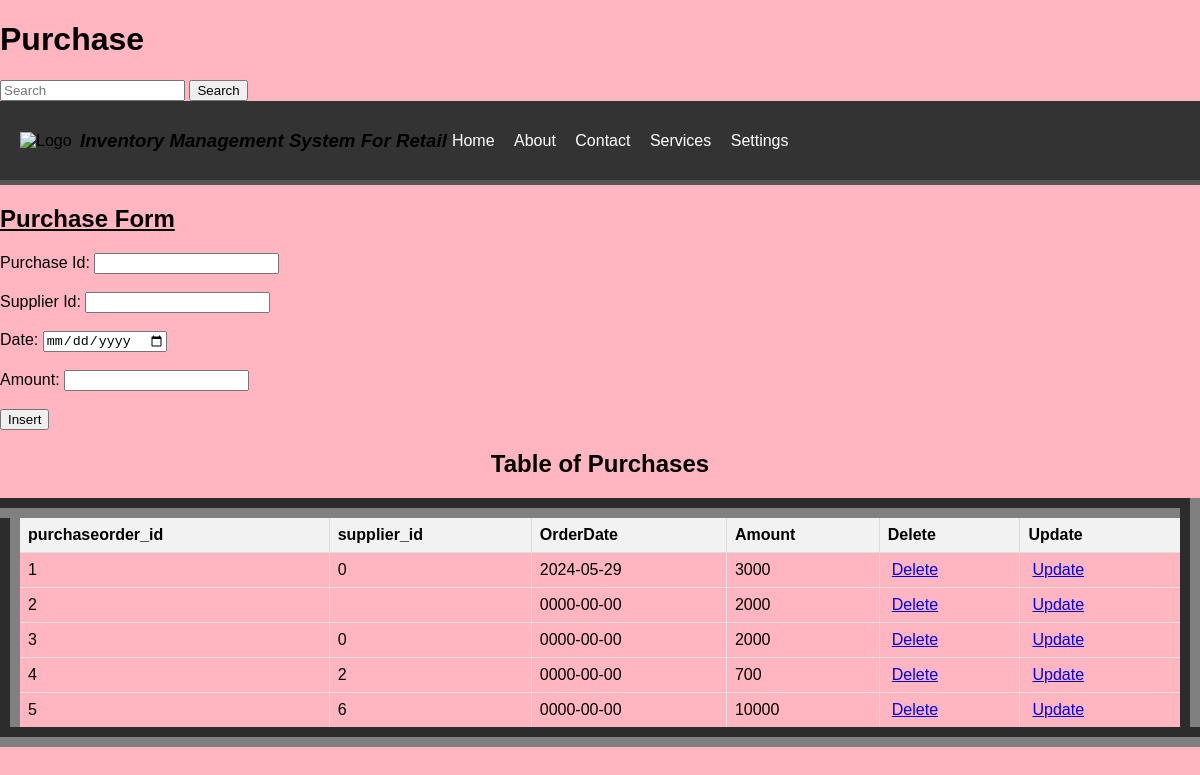
The page /purchase.php on the database its author committed.
### tables this page shows
CREATE TABLE `purchase` (
  `purchaseorder_id` int(11) NOT NULL,
  `supplier_id` int(11) DEFAULT NULL,
  `OrderDate` date DEFAULT NULL,
  `Amount` int(11) DEFAULT NULL
);

### purchase.php (the view, shortened to what this page needs)
<!DOCTYPE html>
<html lang="en">
<head>
</head>
    <body style="background-image: url('./Images/Goal.jpg');background-repeat: no-repeat;background-size:cover;">
  <header>
    <h1>Purchase</h1>
  </header>
  <form class="d-flex" role="search" action="search.php">
    <input class="form-control me-2" type="search" placeholder="Search" aria-label="Search" name="query">
    <button class="btn btn-outline-success" type="submit">Search</button>
  </form>
<div class="header">
    <img class="logo" src="tt.png" alt="Logo">
    <h3><i>Inventory Management System For Retail</i></h3>
    <ul class="navigation">
        <li><a href="home.html">Home</a></li>
        <li><a href="about.html">About</a></li>
        <li><a href="contact.html">Contact </a></li>
        <li class="dropdown">
            <a href="#">Services</a>
        </li>
        <li class="dropdown">
            <a href="#">Settings</a>
        </li>
    </ul>
</div>
<section>
<h1><u> Purchase Form </u></h1>
    <form method="post" onsubmit="return confirmInsert();">
        <label for="purchaseorder_id">Purchase Id:</label>
        <input type="number" id="purchaseorder_id" name="purchaseorder_id"><br><br>
        <label for="supplier_id">Supplier Id:</label>
        <input type="text" id="supplier_id" name="supplier_id" required><br><br>
        <label for="OrderDate">Date:</label>
        <input type="Date" id="OrderDate" name="OrderDate" required><br><br>
        <label for="Amount">Amount:</label>
        <input type="number" id="Amount" name="Amount" required><br><br>
        <input type="submit" name="add" value="Insert">
    </form>
</section>
</body>
</html>
<?php
include('db_connection.php');
$sql = "SELECT * FROM purchase";
$result = $conn->query($sql);
?>
<!DOCTYPE html>
<html>
<head>
</head>
<body>
    <center><h2>Table of Purchases</h2></center>
    <table border="20">
        <tr>
            <th>purchaseorder_id</th>
            <th>supplier_id</th>
            <th>OrderDate</th>
            <th>Amount</th>
            <th>Delete</th>
            <th>Update</th>
        </tr>
        <?php
        if ($result->num_rows > 0) {
            while ($row = $result->fetch_assoc()) {
                echo "<tr>
                    <td>" . $row['purchaseorder_id'] . "</td>
                    <td>" . $row['supplier_id'] . "</td>
                    <td>" . $row['OrderDate'] . "</td>
                    <td>" . $row['Amount'] . "</td>
                    <td><a style='padding:4px' href='delete purchase.php?purchaseorder_id=" . $row['purchaseorder_id'] . "'>Delete</a></td>
                    <td><a style='padding:4px' href='update purchase.php?purchaseorder_id=" . $row['purchaseorder_id'] . "'>Update</a></td>
                </tr>";
            }
        } else {
            echo "<tr><td colspan='4'>No data found</td></tr>";
        }
        ?>
    </table>
</body>
</html>

### purchase.php (style rules this page uses)
body { background-color:lightpink; font-family: Arial, algerian; margin: 0; padding: 0; }
.header { display: flex; justify-content: space-between; align-items: center; padding: 10px 20px; background-color: #333; border-bottom: 5px solid #555; }
.logo { width: 60px; height: auto; }
.navigation { list-style-type: none; margin: 0; padding: 0; text-align: none; flex-grow: 2; }
.navigation li { display: inline-block; margin-right: 5px; padding: 5px; }
.navigation li:last-child { margin-right: 0; }
.navigation li a { text-decoration: none; color: #fff; }
table { width: 100%; border-collapse: collapse; }
th, td { border: 1px solid #ddd; padding: 8px; text-align: left; }
th { background-color: #f2f2f2; }

### rows shown on the page
purchase: purchaseorder_id "1", supplier "0", OrderDate "2024-05-29", Amount "3000"
purchase: purchaseorder_id "2", OrderDate "0000-00-00", Amount "2000"
purchase: purchaseorder_id "3", supplier "0", OrderDate "0000-00-00", Amount "2000"
purchase: purchaseorder_id "4", supplier "2", OrderDate "0000-00-00", Amount "700"
purchase: purchaseorder_id "5", supplier "6", OrderDate "0000-00-00", Amount "10000"
